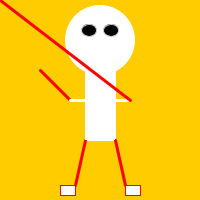
Frame 1 (no input)
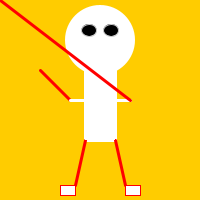
Frame 60 (the mouse pressed at the canvas centre just before this capture)
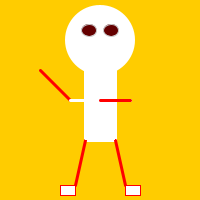
Frame 120 (the mouse held since frame 60 and released just before this capture)

The Processing sketch that drew these frames (run headless with seeded random() and noise(); from frame 60 on, the mouse is pressed at the canvas centre):

// Processing sketch: processing_23559
// ── processing_23559.pde

void setup () {
  size(200,200);
  background(255,204,0);
  smooth();
  stroke(255);
  line(70,100,130,100);
  rectMode(CORNER);
  rect(85,70,30,70);
  /*point(111,30);
   point(89,30);*/
  stroke(255,0,0);
  strokeWeight(3);
  line(70,100,40,70);
  line(130,100,160,70);
  line(85,140,75,185);
  line(115,140,125,185);
  strokeWeight(1);
  rect(125,185,15,10);
  rect(60,185,15,10);
  noStroke();
  ellipse(100,40,70,70);
  fill(255);
  stroke(255);
  strokeWeight(3);
  line(70,100,130,100);
  rectMode(CORNER);
  noStroke();
  rect(85,70,30,70);
  stroke(200);
  strokeWeight(1);
  ellipse(111,30,15,12);
  ellipse(89,30,15,12);
  println(frameCount);
}
void draw() {
  background(255,204,0);
  smooth();
  stroke(255);
  fill(255);
  line(70,100,130,100);
  rectMode(CORNER);
  rect(85,70,30,70);
  stroke(255,0,0);
  strokeWeight(3);
  line(70,100,40,70);
  line(85,140,75,185);
  line(115,140,125,185);
  strokeWeight(1);
  rect(125,185,15,10);
  rect(60,185,15,10);
  noStroke();
  ellipse(100,40,70,70);
  fill(255);
  stroke(255);
  strokeWeight(3);
  line(70,100,130,100);
  rectMode(CORNER);
  noStroke();
  rect(85,70,30,70);
  stroke(200);
  strokeWeight(1);
  fill(mouseX,0,0);
  ellipse(111,30,15,12);
  ellipse(89,30,15,12);
  println(frameCount);

  stroke(255,0,0);
  strokeWeight(3);
  line(130,100,mouseX,mouseY);
  println(frameCount);
}



//arc(80,100,10,5,120,180);
//curve(80, 40, 5, 26, 73, 24, 73, 61);
